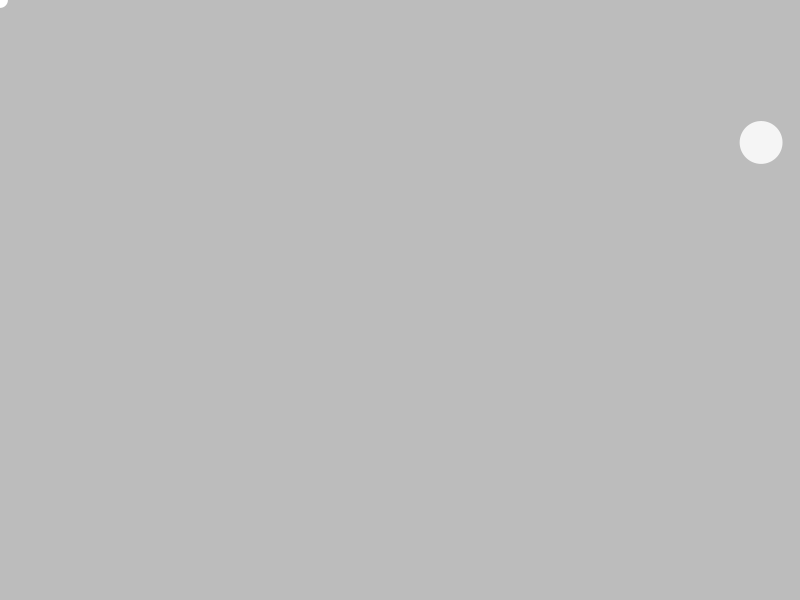
Frame 1 (no input)
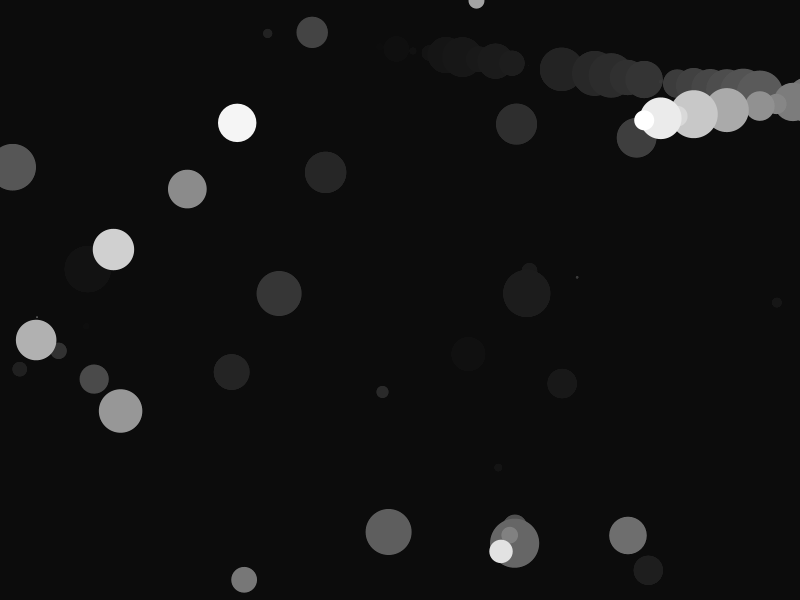
Frame 60 (the mouse pressed at the canvas centre just before this capture)
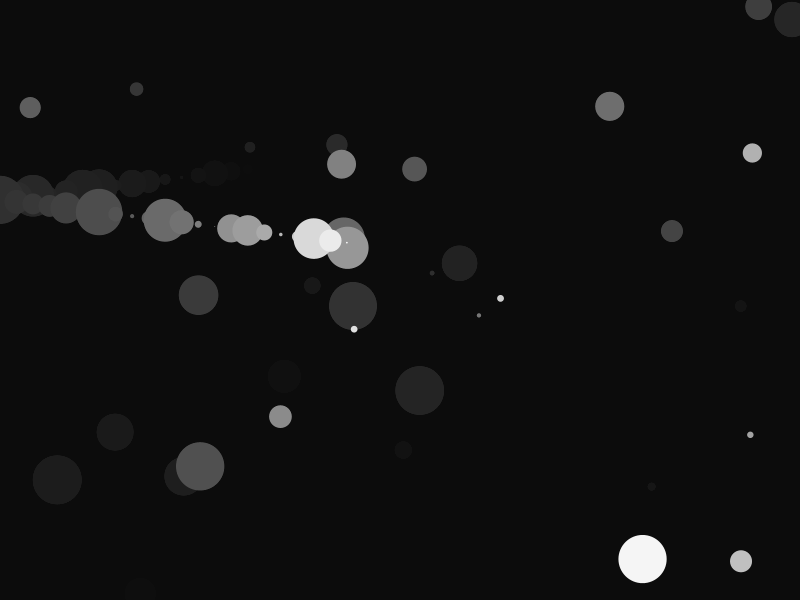
Frame 120 (the mouse held since frame 60 and released just before this capture)

The Processing sketch that drew these frames (run headless with seeded random() and noise(); from frame 60 on, the mouse is pressed at the canvas centre):

// Processing sketch: Circle_prac_2
// ── Circle_prac_2.pde
float _cy = 0.00; //Circles x location
float _cx = 0.00; //Circles x location
float _cdx = random(1,25); //speed
float _cdy = random(1,5); //speed

void setup() //Window Maker
{
 size (800,600); //set size 
}

void draw()
{
  drawCircle(random(width), random(height));
  drawCircle(_cx, _cy);
 _cx =  update(_cx,_cdx);
 _cy =  update(_cy,_cdy);
 _cdx = check(_cx,_cdx,0,width);
 _cdy = check(_cy,_cdy,0,height);
}


float update(float value, float increment)
{
 return(value + increment); 
}

float check(float value, float delta, float lower_limit, float upper_limit)
{
  
  if(value > upper_limit || value < lower_limit) //checks to see if it is > width or < 0
{
  return(delta * (-1)); 
}
  return(delta);
}

void drawCircle(float x, float y) 
{
  noStroke(); //removes outline
  fill(0,0,0,10); //Fills rectangle
  rect(0,0,width,height); //Makes the background
  fill(255); //Sets the circle to white
 circle(x,y,random(0,50)); //Makes Circle 
}
